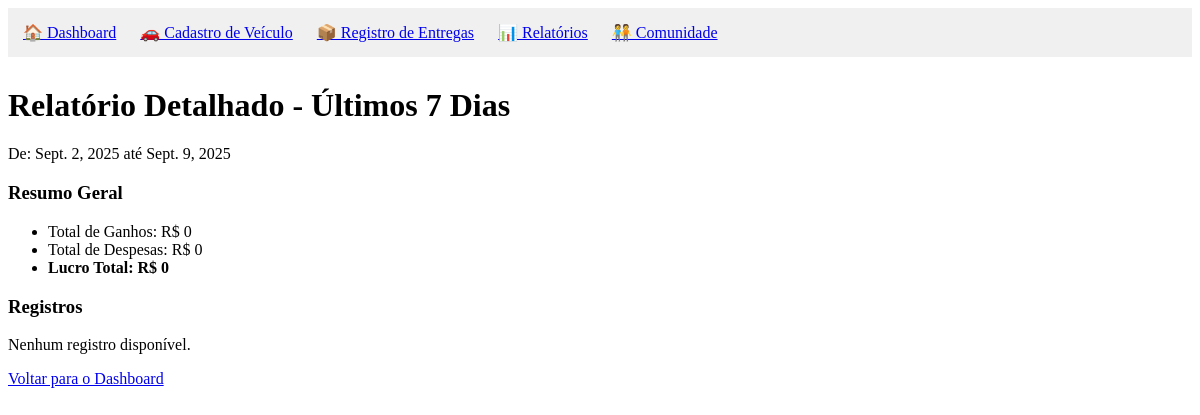
The page /relatorios/ on the database as committed earlier.
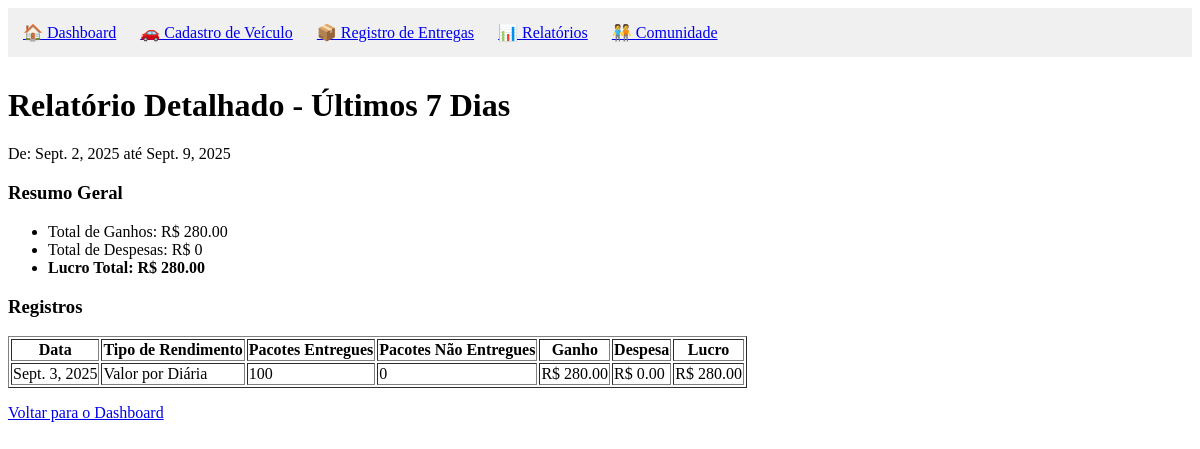
The same page on the database as committed later.
### registro_entregadespesa/models.py (models this page shows)
class RegistroEntregaDespesa(models.Model):
    TIPO_RENDIMENTO_CHOICES = [
        ('unitario', 'Valor Unitário por Pacote'),
        ('diaria', 'Valor por Diária'),
    ]
    CATEGORIA_DESPESA_CHOICES = [
        ('nenhuma', 'Nenhuma Despesa'),
        ('alimentacao', 'Alimentação'),
        ('automotivo', 'Gasto Automotivo'),
        ('pedagio', 'Pedágio'),
        ('seguro', 'Seguro Mensal'),
        ('outros', 'Outros'),
    ]
    tipo_rendimento = models.CharField(max_length=10, choices=TIPO_RENDIMENTO_CHOICES)
    valor_unitario = models.DecimalField(
        max_digits=6,
        decimal_places=2,
        null=True,
        blank=True
    )
    valor_diaria = models.DecimalField(
        max_digits=6,
        decimal_places=2,
        null=True,
        blank=True
    )
    total_pacotes = models.PositiveIntegerField()
    pacotes_entregues = models.PositiveIntegerField()
    pacotes_nao_entregues = models.PositiveIntegerField()
    categoria_despesa = models.CharField(max_length=20, choices=CATEGORIA_DESPESA_CHOICES)
    valor_despesa = models.DecimalField(max_digits=7, decimal_places=2, default=0.0)
    descricao_outros = models.CharField(max_length=100, blank=True, null=True)
    data = models.DateField(auto_now_add=True)
    def calcular_ganho(self):
        if self.tipo_rendimento == 'unitario' and self.valor_unitario:
            return self.pacotes_entregues * self.valor_unitario
        elif self.tipo_rendimento == 'diaria' and self.valor_diaria:
            return self.valor_diaria
        return 0
    def calcular_lucro(self):
        return self.calcular_ganho() - self.valor_despesa

### relatorios_dashboard/views.py (the view, shortened to what this page needs)
# urls.py: path('relatorios/', views.relatorios, name='relatorios'),
def relatorios(request):
    data_fim = date.today()
    data_inicio = data_fim - timedelta(days=7)
    registros = RegistroEntregaDespesa.objects.filter(data__range=(data_inicio, data_fim))
    total_ganho = sum(r.calcular_ganho() for r in registros)
    total_despesa = registros.aggregate(Sum('valor_despesa'))['valor_despesa__sum'] or 0
    lucro = total_ganho - total_despesa
    context = {
        'registros': registros,
        'total_ganho': total_ganho,
        'total_despesa': total_despesa,
        'lucro': lucro,
        'data_inicio': data_inicio,
        'data_fim': data_fim,
    }
    return render(request, 'relatorios_dashboard/relatorios.html', context)

### relatorios_dashboard/templates/relatorios_dashboard/relatorios.html (shortened to what this page needs)
<!DOCTYPE html>
<html lang="pt-br">
<head>
</head>
<body>
        <nav style="background-color: #f0f0f0; padding: 15px; margin-bottom: 30px;">
    <a href="{% url 'relatorios_dashboard:dashboard' %}" style="margin-right: 20px;">🏠 Dashboard</a>
    <a href="/cadastro-veiculo/" style="margin-right: 20px;">🚗 Cadastro de Veículo</a>
    <a href="/registro/" style="margin-right: 20px;">📦 Registro de Entregas</a>
    <a href="/relatorios/" style="margin-right: 20px;">📊 Relatórios</a>
    <a href="/comunidade/" style="margin-right: 20px;">🧑‍🤝‍🧑 Comunidade</a>
</nav>
    <h1>Relatório Detalhado - Últimos 7 Dias</h1>
    <p>De: {{ data_inicio }} até {{ data_fim }}</p>
    <h3>Resumo Geral</h3>
    <ul>
        <li>Total de Ganhos: R$ {{ total_ganho }}</li>
        <li>Total de Despesas: R$ {{ total_despesa }}</li>
        <li><strong>Lucro Total: R$ {{ lucro }}</strong></li>
    </ul>
    <h3>Registros</h3>
    {% if registros %}
        <table border="1">
            <thead>
                <tr>
                    <th>Data</th>
                    <th>Tipo de Rendimento</th>
                    <th>Pacotes Entregues</th>
                    <th>Pacotes Não Entregues</th>
                    <th>Ganho</th>
                    <th>Despesa</th>
                    <th>Lucro</th>
                </tr>
            </thead>
            <tbody>
                {% for registro in registros %}
                    <tr>
                        <td>{{ registro.data }}</td>
                        <td>{{ registro.get_tipo_rendimento_display }}</td>
                        <td>{{ registro.pacotes_entregues }}</td>
                        <td>{{ registro.pacotes_nao_entregues }}</td>
                        <td>R$ {{ registro.calcular_ganho }}</td>
                        <td>R$ {{ registro.valor_despesa }}</td>
                        <td>R$ {{ registro.calcular_lucro }}</td>
                    </tr>
                {% endfor %}
            </tbody>
        </table>
    {% else %}
        <p>Nenhum registro disponível.</p>
    {% endif %}
    <p><a href="{% url 'relatorios_dashboard:dashboard' %}">Voltar para o Dashboard</a></p>
</body>
</html>

Rows that differ between the two databases and show on the page:
added RegistroEntregaDespesa: data "Sept. 3, 2025", tipo_rendimento "Valor por Diária", pacotes_entregues "100", pacotes_nao_entregues "0", calcular_ganho "280.00", valor_despesa "0.00", calcular_lucro "280.00"
Other text that changed with them:
{{ total_ganho }}: "0" → "280.00"
{{ lucro }}: "0" → "280.00"
text no longer shown: "Nenhum registro disponível."
text now shown: "Data Tipo de Rendimento Pacotes Entregues Pacotes Não Entregues Ganho Despesa Lucro"
